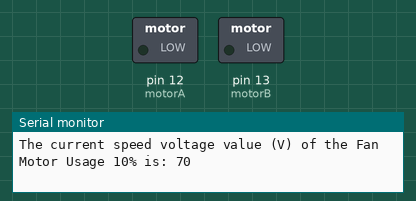
This sketch was run on a simulated Arduino Uno, built with avr-gcc and run on an emulated ATmega328P. Parts: switched loads named in the sketch (green lamp = pin HIGH), the last lines printed to the serial monitor.

Above: at 1.9 s.
At 10.1 s:
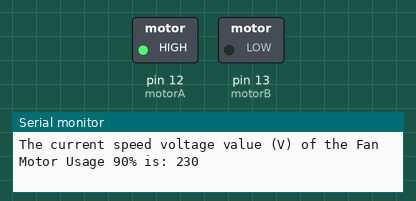
At 30.4 s:
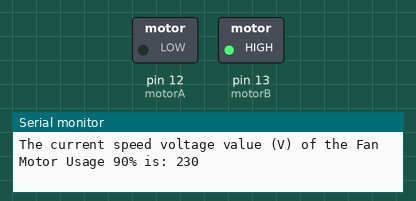
Timing chart, 0 to 52.8 s (numbered marks = the images above):
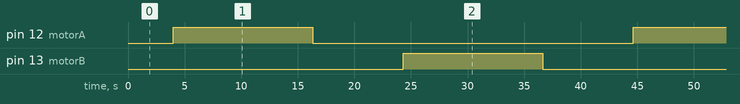

Measured:
- by itself, pin 12 (motorA), pin 13 (motorB): alternates HIGH for 12.4 s and LOW for 28.3 s
- by itself, everything shown: repeats every 40.6 s, in 4 steps

The sketch:

5_PWM.ino
```cpp
const int motorA = 12;                  // Pin for motor A
const int motorB = 13;                  // Pin for motor B
const int k = 20;                       // A constant variable which will determine which values of the speed voltage will be "printed" on the screen

void setup() {
  pinMode(motorA, OUTPUT);
  pinMode(motorB, OUTPUT);
  Serial.begin(9600);
}

void loop() {
  static bool rotateRight = true;     // Boolean variable to determine if the motor is rotating to the right. If not, it rotates to the left.
  static bool speeding = true;        // Boolean varibale to determine if the motor is speeding up. If not, it is slowing down.
  static bool printed = true;         // Boolean variable to determine if specific values have already been printed on the screen.
  static int motorSpeed = 50;         // Counter variable for the current voltage values at one specific time of the motor.
  static short i = 0;

  /*
   * If condition to output on the screen whenever the motor will rotate to the right. It should be noted that such a message must only be outputed once.
   * Hence:
   *  - rotateRight must be true
   *  - motorSpeed must be equal to the lowest value for which the motor will start to rotate. (It was found to be 50, as in Volts).
   *  - printed must be true since its boolean (Its true for when the motor start to rotate to the right)
   */
  if(rotateRight && motorSpeed == 50 && printed){
    Serial.println("\nThe current direction of the fan is: RIGHT ROTATION.\n");
    printed = false;                  // Variable is set to false so to not output again the message for the time being.
  }
  /*
   * If condition to output on the screen whenever the motor will rotate to the left. It should be noted that such a message must only be outputed once.
   * Hence:
   *  - rotateRight must be false
   *  - motorSpeed must be equal to the lowest value for which the motor will start to rotate. (It was found to be 50, as in Volts).
   *  - printed must be true since its boolean (Its false for the case in which the motor starts rotating to the left)
   */
  else if(rotateRight == false && motorSpeed == 50 && printed == false){
    Serial.println("\nThe current direction of the fan is: LEFT ROTATION.\n");
    printed = true;
  }
  /*
   * If condition to output both the percentage and its associated voltage usage value of the motor.
   */
  if(i % k == 0){
    float tmp = ((float)(motorSpeed-50)/(205))*100;
    Serial.print("The current speed voltage value (V) of the Fan Motor Usage ");
    Serial.print(i/2);
    Serial.print("% is: ");
    Serial.println(motorSpeed);
  }

  /*
   * If condition to enable the motor to accelerate in either right or left direction. It should be noted that such a motor will accelerate in the range of 50 <= motorSpeed < 250.
   * Furthermore:
   * - The value of 50 comes from the fact that the DC motor needs 50 Volts so to start rotating.
   * - The value of 250 comes from the fact that the DC motor's maximum speed is near the 250 Volts.
   */
  if((motorSpeed >= 50 && motorSpeed < 250) && speeding){
    if(rotateRight){
      analogWrite(motorA, motorSpeed);
      analogWrite(motorB, LOW);
    }
    else{
      analogWrite(motorA, LOW);
      analogWrite(motorB, motorSpeed);
    }
    motorSpeed = motorSpeed + 1;
    i++;
  }
  /*
   * This else if condition follows the same steps of the previous if; however, insetad of accelerating the motor, it just desacelerates it.
   */
  else if((motorSpeed >= 50 && motorSpeed <=250) && speeding == false){
    if(rotateRight){
      analogWrite(motorA, motorSpeed);
      analogWrite(motorB, LOW);
    }
    else{
      analogWrite(motorA, LOW);
      analogWrite(motorB, motorSpeed);
    }
    motorSpeed = motorSpeed - 1;
    i--;
  }
  /*
   * Whenever both of the previous if conditions fail, the motorSpeed and i will be reset to 50 and 0, respectively, and the direction of the motor will become that of its oposite.
   */
  else{
    motorSpeed = 50;
    rotateRight = !rotateRight;
    i = 0;
  }
  /*
   * If condition change the speeding varibale (if the motor will speed up or slow down) whenever the motorSpeed of the motor is either 250 or less than 50.
   */
  if(motorSpeed == 250 || motorSpeed < 50){
    speeding = !speeding;
  }
  delay(50);  // Delay to make motor rotate for more time.
}
```
